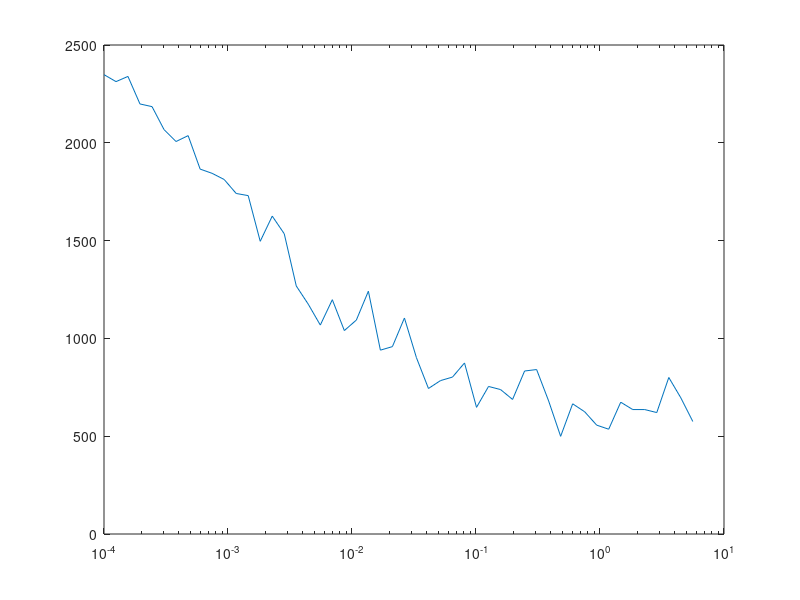
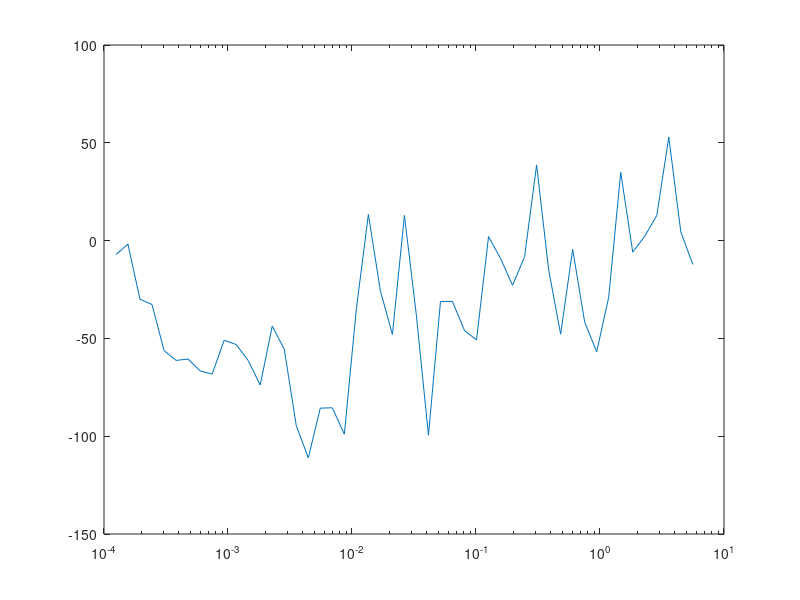

Source code (MATLAB) for these figures, in order:
clear

t = 1:99;
lr = [0.000100
0.000125
0.000156
0.000195
0.000244
0.000305
0.000381
0.000477
0.000596
0.000745
0.000931
0.001164
0.001455
0.001819
0.002274
0.002842
0.003553
0.004441
0.005551
0.006939
0.008674
0.010842
0.013553
0.016941
0.021176
0.026470
0.033087
0.041359
0.051699
0.064623
0.080779
0.100974
0.126218
0.157772
0.197215
0.246519
0.308149
0.385186
0.481482
0.601853
0.752316
0.940395
1.175494
1.469368
1.836710
2.295887
2.869859
3.587324
4.484155
5.605194];

loss = [2348.429932
2312.811279
2339.369873
2198.592041
2184.953613
2067.345459
2006.553955
2036.605835
1865.619141
1843.821289
1812.515259
1740.982544
1729.990723
1496.393921
1625.264282
1534.904297
1268.079102
1174.656128
1068.129883
1197.938965
1040.040039
1093.760986
1241.370972
939.970520
957.976624
1104.347412
901.410706
743.973755
784.214783
802.277771
874.459656
647.516113
754.355774
738.447693
687.954895
833.317627
840.769531
680.329346
499.324036
665.646729
624.914856
556.546021
535.708923
673.847717
636.230408
636.135376
620.860535
800.237793
696.309387
575.112061];

sma = 1;
derivatives = (loss(1+sma:end) - loss(1:end-sma))/sma;
derivatives = filter(ones(1,5)/5,1,derivatives);
figure();
semilogx(lr, loss);
figure();
semilogx(lr(2:end), derivatives)
